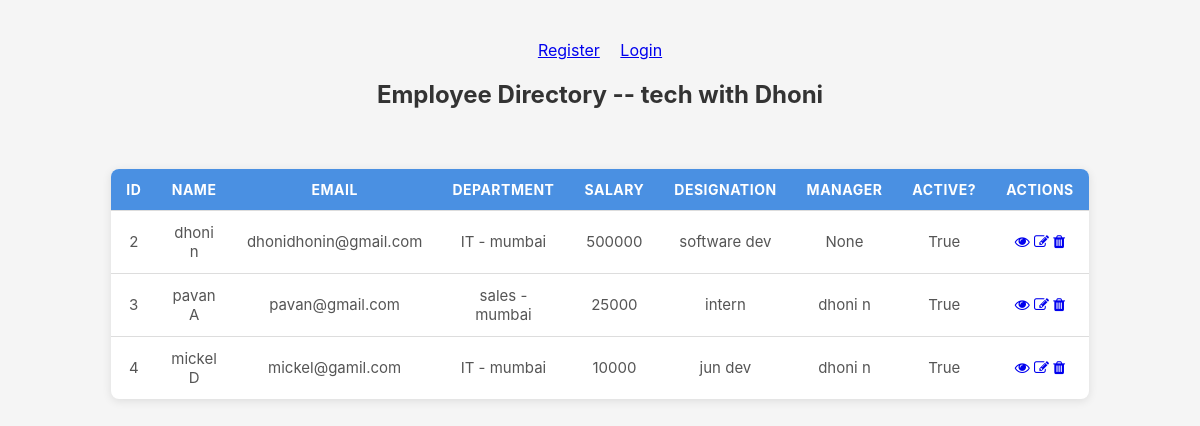
The app's page /, older data.
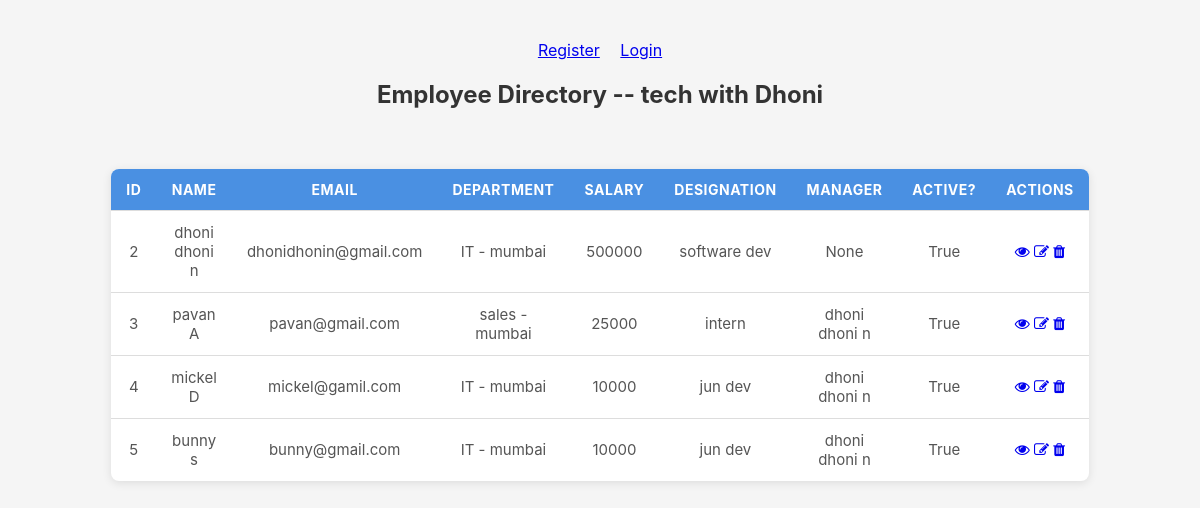
The same page, newer data.
### employees/models.py (models this page shows)
class Employee(models.Model):
    first_name = models.CharField(max_length=100)
    last_name = models.CharField(max_length=100)
    email = models.EmailField(unique=True)
    designation = models.CharField(max_length=100)
    image = models.ImageField(upload_to='emp_images',default='3.png')
    salary=models.IntegerField()
    joining_date = models.DateField()
    is_active = models.BooleanField(default=True)
    department = models.ForeignKey(Department, on_delete=models.SET_NULL, related_name='employees',blank=True, null=True)
    manager = models.ForeignKey('self', on_delete=models.SET_NULL,blank=True, null=True,)
    def __str__(self):
        return f"{self.first_name} {self.last_name}"
    def full_name(self):
        return f"{self.first_name} {self.last_name}"

class Department(models.Model):
    name = models.CharField(max_length=100)
    location = models.CharField(max_length=100)
    def __str__(self):
        return f"{self.name} - {self.location}"

### employees_main/views.py (the view)
# urls.py: 2. Add a URL to urlpatterns:  path('', views.home, name='home')
def home (request):
    employees = Employee.objects.all()
    context = {
        'employees': employees
    }
    return render(request,'home.html', context)

### templates/home.html (shortened to what this page needs)
{% load static %}
<!DOCTYPE html>
<html lang="en">
<head>
    <link rel="stylesheet" href="{% static 'css/style.css' %}">
    <link rel="stylesheet" href="https://cdnjs.cloudflare.com/ajax/libs/font-awesome/4.7.0/css/font-awesome.min.css">
</head>
<body>
    {% if not user.is_authenticated %}
    <a href="{% url 'register' %}" >Register</a>&emsp;
    <a href="{% url 'login' %}">Login</a>
    {% else %}
    your are logged in as {{ user.username }}
    <a href="{% url 'logout' %}">logout</a>
    {% endif %}
    <h2>Employee Directory -- tech with Dhoni</h2>
    <br><br>
<table>
    <thead>
        <tr>
            <th>ID</th>
            <th>Name</th>
            <th>Email</th>
            <th>Department</th>
            <th>Salary</th>
            <th>Designation</th>
            <th>Manager</th>
            <th>Active?</th>
            <th>Actions</th>
        </tr>
    </thead>
    <tbody>
        {% for e in employees %}
        <tr>
            <td>{{ e.id }}</td>
            <td>{{ e.full_name}}</td>
            <td>{{ e.email }}</td>
            <td>{{ e.department }}</td>
            <td>{{ e.salary }}</td>
            <td>{{ e.designation }}</td>
            <td>{{ e.manager }}</td>
            <td>{{ e.is_active }}</td>
            <td>
                <div>
                    <a href="{% url 'employee_detail' e.id %}"><i class="fa fa-eye"></i></a>
                    <a href="{% url 'edit_employee' e.id %}"><i class="fa fa-edit"></i></a>
                    <a href="{% url 'delete_employee' e.id %}"><i class="fa fa-trash"></i></a>
                </div>
            </td>
        </tr>
        {% endfor %}
    </tbody>
</table>
</body>
</html>

Row changes from the older to the newer data that the page shows:
changed Employee "dhonidhonin@gmail.com": full_name "dhoni n" → "dhoni dhoni n"
changed through a linked row, Employee "pavan A": manager "dhoni n" → "dhoni dhoni n"
changed through a linked row, Employee "mickel D": manager "dhoni n" → "dhoni dhoni n"
added Employee: id "5", full_name "bunny s", email "bunny@gmail.com", department "IT - mumbai", salary "10000", designation "jun dev", manager "dhoni dhoni n", is_active "True"
